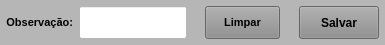
     <widget class="QWidget" name="widget_12" native="true">
      <property name="minimumSize">
       <size>
        <width>0</width>
        <height>0</height>
       </size>
      </property>
      <property name="maximumSize">
       <size>
        <width>16777215</width>
        <height>45</height>
       </size>
      </property>
      <property name="styleSheet">
       <string notr="true">background-color: rgb(182, 182, 182);</string>
      </property>
      <layout class="QHBoxLayout" name="horizontalLayout_11">
       <property name="leftMargin">
        <number>0</number>
       </property>
       <property name="topMargin">
        <number>0</number>
       </property>
       <property name="rightMargin">
        <number>0</number>
       </property>
       <property name="bottomMargin">
        <number>0</number>
       </property>
       <item>
        <widget class="QWidget" name="widget_Cor6" native="true">
         <property name="maximumSize">
          <size>
           <width>16777215</width>
           <height>16777215</height>
          </size>
         </property>
         <property name="styleSheet">
          <string notr="true"/>
         </property>
         <layout class="QHBoxLayout" name="horizontalLayout_25">
          <property name="spacing">
           <number>6</number>
          </property>
          <property name="leftMargin">
           <number>6</number>
          </property>
          <property name="topMargin">
           <number>6</number>
          </property>
          <property name="rightMargin">
           <number>6</number>
          </property>
          <property name="bottomMargin">
           <number>6</number>
          </property>
          <item>
           <widget class="QLabel" name="label_31">
            <property name="sizePolicy">
             <sizepolicy hsizetype="Preferred" vsizetype="Preferred">
              <horstretch>0</horstretch>
              <verstretch>0</verstretch>
             </sizepolicy>
            </property>
            <property name="minimumSize">
             <size>
              <width>0</width>
              <height>0</height>
             </size>
            </property>
            <property name="maximumSize">
             <size>
              <width>82</width>
              <height>16777215</height>
             </size>
            </property>
            <property name="font">
             <font>
              <pointsize>8</pointsize>
              <weight>75</weight>
              <bold>true</bold>
             </font>
            </property>
            <property name="text">
             <string>Observação:</string>
            </property>
            <property name="alignment">
             <set>Qt::AlignRight|Qt::AlignTrailing|Qt::AlignVCenter</set>
            </property>
           </widget>
          </item>
          <item>
           <widget class="QLineEdit" name="line_Obs">
            <property name="sizePolicy">
             <sizepolicy hsizetype="Preferred" vsizetype="Preferred">
              <horstretch>0</horstretch>
              <verstretch>0</verstretch>
             </sizepolicy>
            </property>
            <property name="minimumSize">
             <size>
              <width>0</width>
              <height>0</height>
             </size>
            </property>
            <property name="maximumSize">
             <size>
              <width>16777215</width>
              <height>16777215</height>
             </size>
            </property>
            <property name="font">
             <font>
              <pointsize>8</pointsize>
             </font>
            </property>
            <property name="cursor">
             <cursorShape>IBeamCursor</cursorShape>
            </property>
            <property name="styleSheet">
             <string notr="true">background-color: rgb(255, 255, 255);</string>
            </property>
            <property name="inputMask">
             <string/>
            </property>
            <property name="text">
             <string/>
            </property>
            <property name="maxLength">
             <number>110</number>
            </property>
            <property name="frame">
             <bool>true</bool>
            </property>
            <property name="echoMode">
             <enum>QLineEdit::Normal</enum>
            </property>
            <property name="alignment">
             <set>Qt::AlignLeading|Qt::AlignLeft|Qt::AlignVCenter</set>
            </property>
           </widget>
          </item>
         </layout>
        </widget>
       </item>
       <item>
        <widget class="QWidget" name="widget_Cor7" native="true">
         <property name="minimumSize">
          <size>
           <width>0</width>
           <height>0</height>
          </size>
         </property>
         <property name="maximumSize">
          <size>
           <width>16777215</width>
           <height>16777215</height>
          </size>
         </property>
         <property name="styleSheet">
          <string notr="true"/>
         </property>
         <layout class="QHBoxLayout" name="horizontalLayout_13">
          <property name="leftMargin">
           <number>6</number>
          </property>
          <property name="topMargin">
           <number>6</number>
          </property>
          <property name="rightMargin">
           <number>6</number>
          </property>
          <property name="bottomMargin">
           <number>6</number>
          </property>
          <item>
           <widget class="QPushButton" name="btn_Limpar">
            <property name="sizePolicy">
             <sizepolicy hsizetype="Preferred" vsizetype="Preferred">
              <horstretch>0</horstretch>
              <verstretch>0</verstretch>
             </sizepolicy>
            </property>
            <property name="maximumSize">
             <size>
              <width>75</width>
              <height>16777215</height>
             </size>
            </property>
            <property name="font">
             <font>
              <pointsize>8</pointsize>
              <weight>75</weight>
              <bold>true</bold>
             </font>
            </property>
            <property name="cursor">
             <cursorShape>PointingHandCursor</cursorShape>
            </property>
            <property name="layoutDirection">
             <enum>Qt::LeftToRight</enum>
            </property>
            <property name="autoFillBackground">
             <bool>false</bool>
            </property>
            <property name="styleSheet">
             <string notr="true">background-color: rgb(141, 141, 141);</string>
            </property>
            <property name="text">
             <string>Limpar</string>
            </property>
            <property name="checkable">
             <bool>false</bool>
            </property>
            <property name="autoDefault">
             <bool>false</bool>
            </property>
            <property name="default">
             <bool>false</bool>
            </property>
            <property name="flat">
             <bool>false</bool>
            </property>
           </widget>
          </item>
          <item>
           <widget class="QLabel" name="label_20">
            <property name="text">
             <string/>
            </property>
           </widget>
          </item>
          <item>
           <widget class="QPushButton" name="btn_Salvar">
            <property name="sizePolicy">
             <sizepolicy hsizetype="Preferred" vsizetype="Preferred">
              <horstretch>0</horstretch>
              <verstretch>0</verstretch>
             </sizepolicy>
            </property>
            <property name="maximumSize">
             <size>
              <width>80</width>
              <height>16777215</height>
             </size>
            </property>
            <property name="font">
             <font>
              <pointsize>9</pointsize>
              <weight>75</weight>
              <bold>true</bold>
             </font>
            </property>
            <property name="cursor">
             <cursorShape>PointingHandCursor</cursorShape>
            </property>
            <property name="styleSheet">
             <string notr="true">background-color: rgb(141, 141, 141);</string>
            </property>
            <property name="text">
             <string>Salvar</string>
            </property>
           </widget>
          </item>
         </layout>
        </widget>
       </item>
      </layout>
     </widget>
